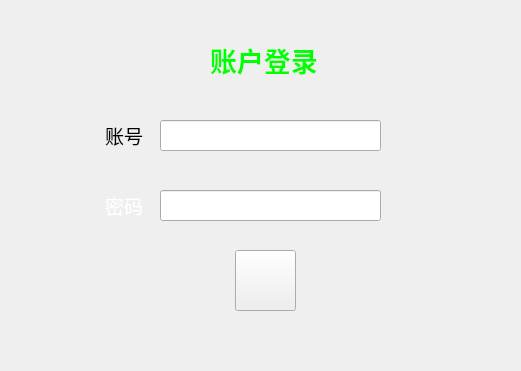
<?xml version="1.0" encoding="UTF-8"?>
<ui version="4.0">
 <class>LoginWidget</class>
 <widget class="QWidget" name="LoginWidget">
  <property name="geometry">
   <rect>
    <x>0</x>
    <y>0</y>
    <width>521</width>
    <height>371</height>
   </rect>
  </property>
  <property name="windowTitle">
   <string>LoginWidget</string>
  </property>
  <widget class="QLabel" name="label">
   <property name="geometry">
    <rect>
     <x>210</x>
     <y>40</y>
     <width>111</width>
     <height>41</height>
    </rect>
   </property>
   <property name="font">
    <font>
     <family>宋体</family>
     <pointsize>20</pointsize>
    </font>
   </property>
   <property name="text">
    <string>&lt;html&gt;&lt;head/&gt;&lt;body&gt;&lt;p&gt;&lt;span style=&quot; font-weight:600; color:#00ff00;&quot;&gt;账户登录&lt;/span&gt;&lt;/p&gt;&lt;/body&gt;&lt;/html&gt;</string>
   </property>
  </widget>
  <widget class="QLineEdit" name="lineEdit">
   <property name="geometry">
    <rect>
     <x>160</x>
     <y>120</y>
     <width>221</width>
     <height>31</height>
    </rect>
   </property>
   <property name="font">
    <font>
     <family>微软雅黑</family>
     <pointsize>14</pointsize>
    </font>
   </property>
  </widget>
  <widget class="QLineEdit" name="lineEdit_2">
   <property name="geometry">
    <rect>
     <x>160</x>
     <y>190</y>
     <width>221</width>
     <height>31</height>
    </rect>
   </property>
   <property name="font">
    <font>
     <family>微软雅黑</family>
     <pointsize>14</pointsize>
    </font>
   </property>
  </widget>
  <widget class="QLabel" name="label_2">
   <property name="geometry">
    <rect>
     <x>105</x>
     <y>190</y>
     <width>41</width>
     <height>31</height>
    </rect>
   </property>
   <property name="font">
    <font>
     <family>微软雅黑</family>
     <pointsize>14</pointsize>
    </font>
   </property>
   <property name="text">
    <string>&lt;html&gt;&lt;head/&gt;&lt;body&gt;&lt;p&gt;&lt;span style=&quot; color:#ffffff;&quot;&gt;密码&lt;/span&gt;&lt;/p&gt;&lt;/body&gt;&lt;/html&gt;</string>
   </property>
  </widget>
  <widget class="QLabel" name="label_3">
   <property name="geometry">
    <rect>
     <x>105</x>
     <y>120</y>
     <width>41</width>
     <height>31</height>
    </rect>
   </property>
   <property name="font">
    <font>
     <family>微软雅黑</family>
     <pointsize>14</pointsize>
    </font>
   </property>
   <property name="text">
    <string>账号</string>
   </property>
  </widget>
  <widget class="QPushButton" name="pushButton">
   <property name="geometry">
    <rect>
     <x>235</x>
     <y>250</y>
     <width>61</width>
     <height>61</height>
    </rect>
   </property>
   <property name="font">
    <font>
     <family>微软雅黑</family>
     <pointsize>12</pointsize>
    </font>
   </property>
   <property name="text">
    <string/>
   </property>
  </widget>
 </widget>
 <layoutdefault spacing="6" margin="11"/>
 <resources/>
 <connections/>
</ui>
